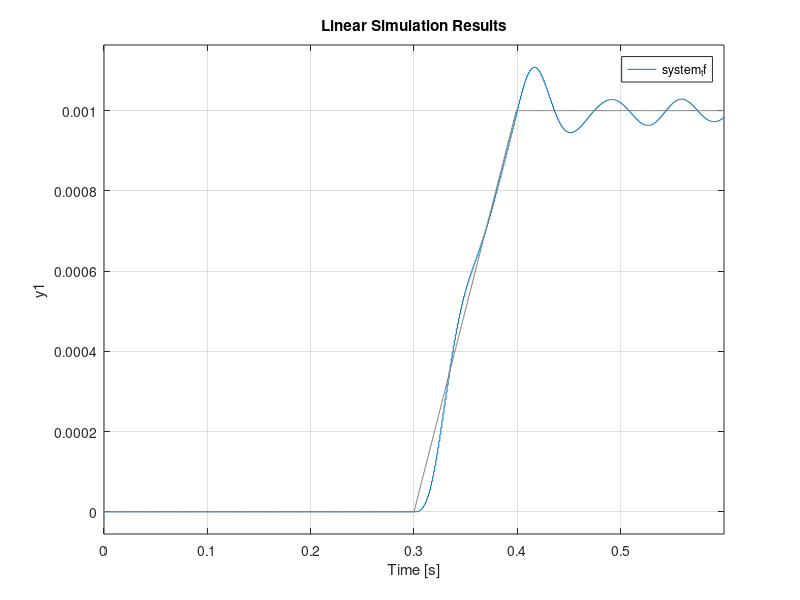

Here is the MATLAB script that generated this plot:
%Input Generation
Ts = 0.001;
t = 0:Ts:0.6;
u = zeros(size(t));
u(t < 0.3) = 0;
u((t >= 0.3) & (t < 0.4)) = linspace(0, 0.001, sum((t >= 0.3) & (t < 0.4)));
u(t >= 0.4) = 0.001;

% Desing Controller

% Define the numerator and denominator of the systems
plant_num = [8.331499999999999e-04 -0.002411635990000 0.001646764298800 0.001386774757085 -0.002226794738657 7.735179924151595e-04 ];
plant_den =  [1 -5.7154 13.723534400000000 -17.734220581599999 13.016931722320001  -5.148338416112000 0.857492875392000];

feedback_num = [12.33590000000000 -35.651984590000005 34.340092218032005  -11.023646014692989];
feedback_den = [1    -2.832900000000000    2.672854940000000    -0.839948725176000];

filter_num = [0.1568 0.126898240000000];
filter_den = [1 -1.25 0.5335];

% Calculate the transfer functions
plant_tf = tf(plant_num,plant_den,Ts);
feedback_tf = tf(feedback_num,feedback_den,Ts);
filter_tf = tf(filter_num,filter_den,Ts);
feedforward_tf = filter_tf / plant_tf;


system_tf = feedback(plant_tf * feedback_tf,1);
lsim(system_tf,u,t)

% %%
% sysd = plant_tf;
% % sysd = c2d(sysc,Ts,'ZOH');
%
% % Get state space values for ILC
% [Ad, Bd, Cd, Dd] = ssdata(sysd);
%
% % Initial condition x0, time range t - assume 1 second, pure time delay n0, relative
% % degree r, and matrix size N
% x0 = 0;
% t = 0:Ts:1;
% n0 = 0;
% r = 1;
% N = length(t);
%
% % Define input vector U and reference J - Refernce = input for this example
% Rj = [2*ones(1,200) 1*ones(1,200) 5*ones(1,200) 3*ones(1,200) 0*ones(1,201)]';
% U = Rj;
%
% % G0 not formulated as initial condition is 0
%
% % Formulate G
% Gvec = zeros(N,1);
% rVec = ((r-1):(N-n0-1))';
%
% for ii = 1:length(rVec)
%     ApowVec = Ad^rVec(ii);
%     Gvec(ii) = Cd*ApowVec*Bd;
% end
%
% G = tril(toeplitz(Gvec));
%
% % Set up ILC
% jmax = 10;
%
% l0 = 0.95; L = l0 * eye(N,N);
% q0 = 1.00; Q = q0 * eye(N,N);
%
% Uj = zeros(N,1); Ujold = Uj;
% Ej = zeros(N,1); Ejold = Ej;
%
% % Run ILC and plot the response for each iteration
% for ii = 1:jmax
%     Uj = Q*Ujold + L*Ejold;
%     Yj = G*Uj;
%
%     Ej = Rj - Yj; Ej(1) = 0;
%
%     Ejold = Ej;
%     Ujold = Uj;
%     disp(Ej)
%     plotter(ii,t,Ej,Yj,Uj,Rj,U)
% end
